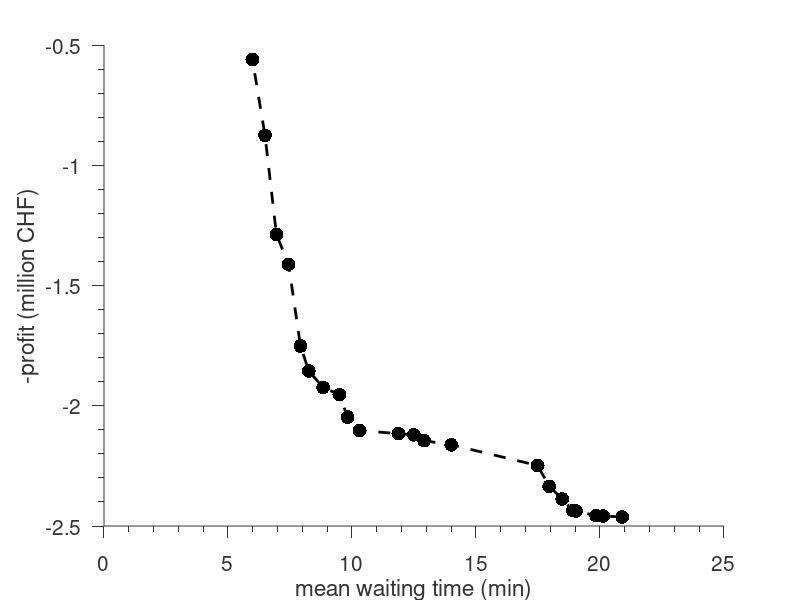

Write the MATLAB code that produced this figure.
function plotPareto()
% plots pareto front

% load in saved results
clear all; close all;
load('constrained_opt_20190526.mat')

% ugly hard coded variables (see Opt*.m)
waittime_ubs = 24:-0.5:6;  % constraints (waittime upper bounds)
nconstr = length(waittime_ubs); % constraint levels
nsol = length(it_improve); % number of solutions

figure; hold on;
set(gcf,'units','points','position',[100,100,700,500]);
for i = 1:nsol-1
    clf; hold all;
    for k = 1:nconstr
        p.values(i,k,:) = [pareto(i,k).values(1), pareto(i,k).values(2)];
        %p.params(i,k) = pareto(i,k).params;
    end
    %p.constr(i) = waittime_ubs(pareto(i,1).constr);
    %p.it(i) = pareto(i,1).it;
    plot(p.values(i,:,1), p.values(i,:,2)/1e6, '--k', 'LineWidth', 2)
    scatter(p.values(i,:,1), p.values(i,:,2)/1e6, 100, 'k', 'filled');
end

xlabel("mean waiting time (min)");
ylabel("-profit (million CHF)");

set(gca,'fontsize',15,'box','off','TickDir','out','TickLength',[.02 .02],...
    'XMinorTick','on','YMinorTick','on','XColor',[.2 .2 .2],'YColor',[.2 .2 .2]);
saveas(gcf, 'pareto.png')

end